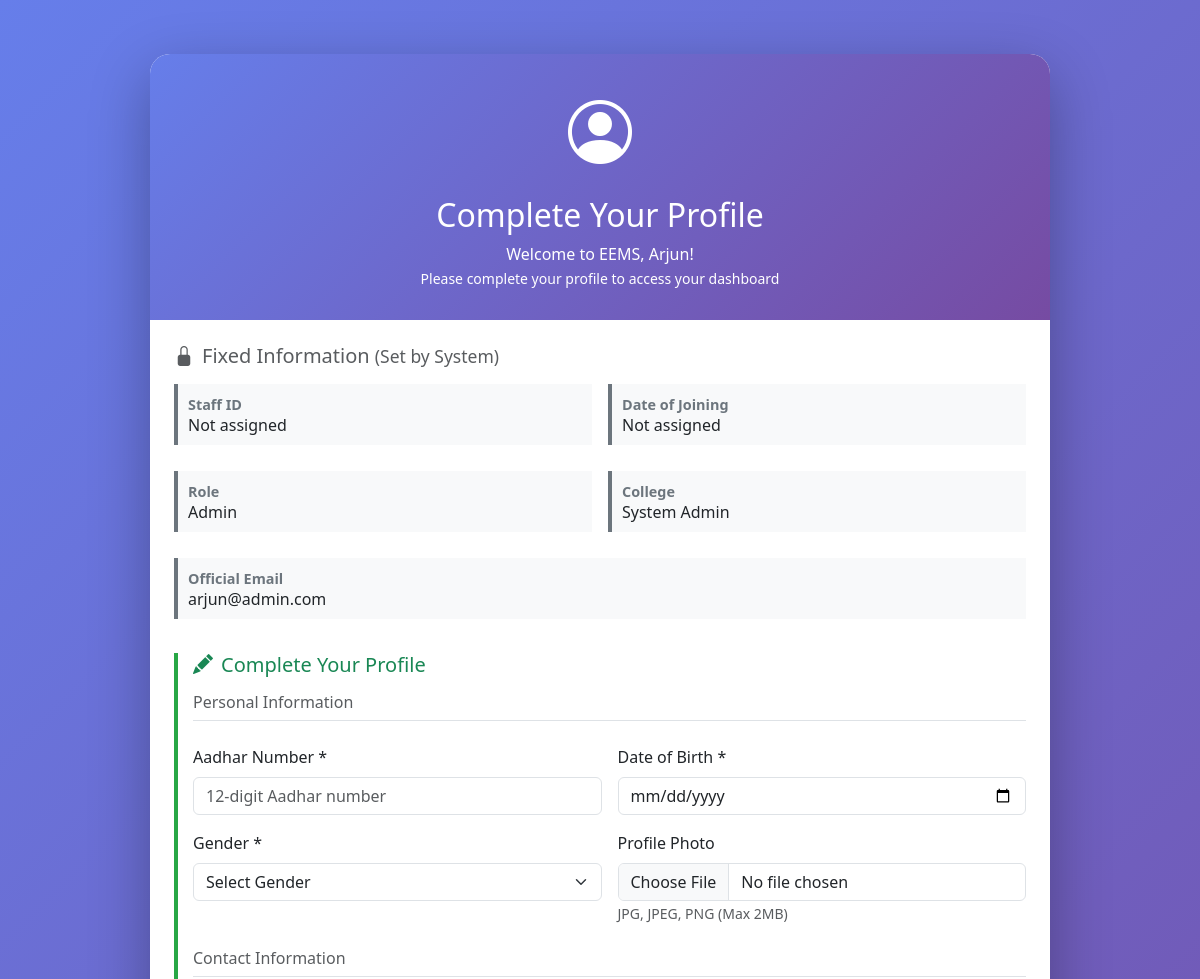
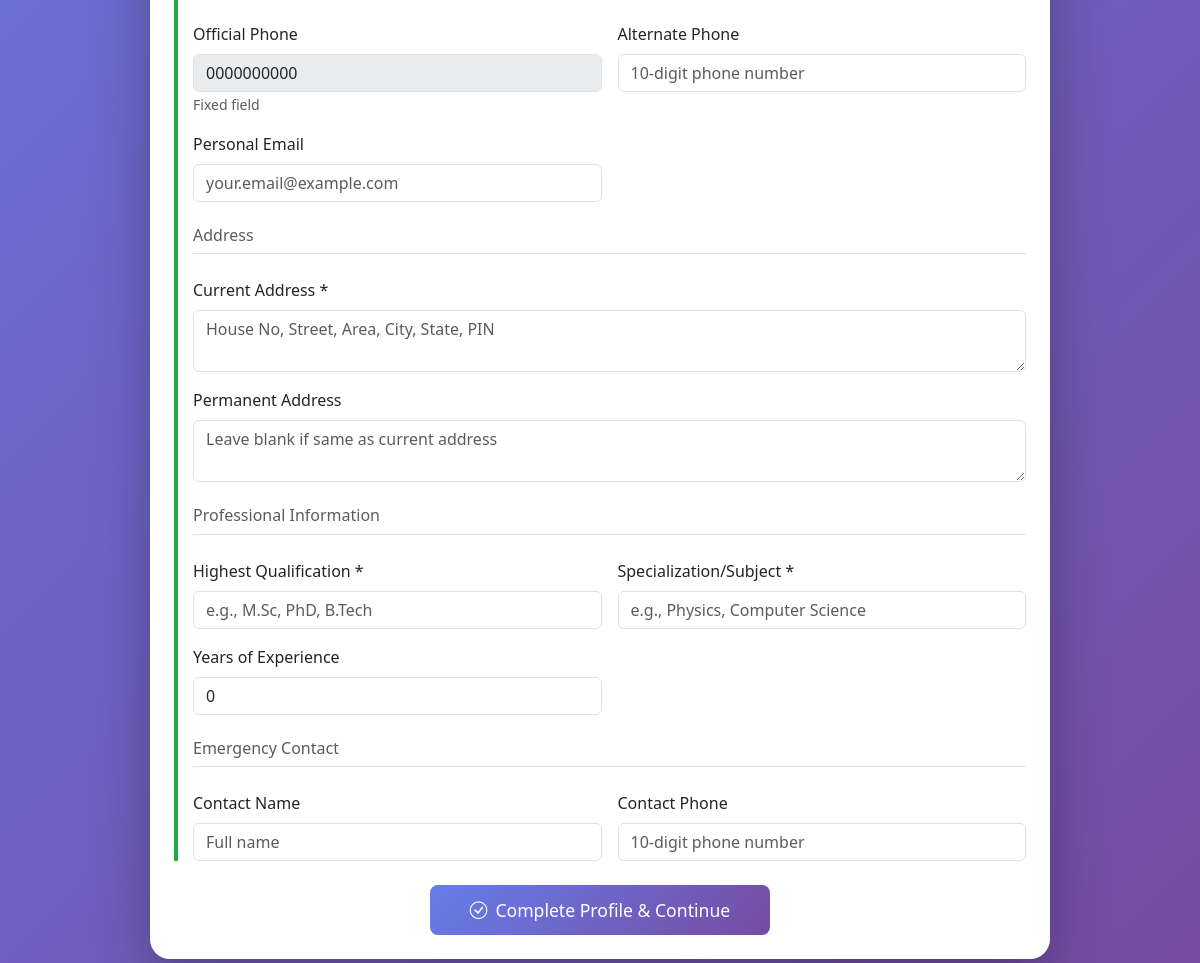
The page /my_profile.php (signed in) on the database its author committed (2 pictures, top to bottom).
### tables this page shows
CREATE TABLE `users` (
  `id` int(11) NOT NULL AUTO_INCREMENT,
  `name` varchar(255) NOT NULL,
  `gender` enum('male','female','other') DEFAULT NULL,
  `date_of_birth` date DEFAULT NULL,
  `post` enum('admin','principal','vice_principal','hod','teacher','faculty') NOT NULL,
  `designation` varchar(255) DEFAULT NULL,
  `college_name` varchar(255) NOT NULL,
  `college_id` int(11) DEFAULT NULL,
  `department_id` int(11) DEFAULT NULL,
  `department` varchar(100) DEFAULT NULL,
  `qualification` varchar(255) DEFAULT NULL,
  `experience` int(11) DEFAULT 0,
  `phone` varchar(20) NOT NULL,
  `employee_id` varchar(50) DEFAULT NULL,
  `email` varchar(255) NOT NULL,
  `profile_photo` varchar(500) DEFAULT NULL,
  `password` varchar(255) DEFAULT NULL,
  `status` enum('pending','verified','rejected') NOT NULL DEFAULT 'pending',
  `is_active` tinyint(1) DEFAULT 1,
  `created_at` timestamp NOT NULL DEFAULT current_timestamp(),
  `last_login` timestamp NULL DEFAULT NULL,
  `expertise_area` text DEFAULT NULL COMMENT 'JSON array',
  `latitude` decimal(10,8) DEFAULT NULL,
  `longitude` decimal(11,8) DEFAULT NULL,
  `last_profile_update` timestamp NULL DEFAULT NULL,
  `profile_completion` int(11) DEFAULT 0 COMMENT 'Percentage',
  `avg_rating` decimal(3,2) DEFAULT NULL,
  `rating_count` int(11) DEFAULT 0,
  `onboarding_completed_at` timestamp NULL DEFAULT NULL,
  `onboarding_step` int(11) DEFAULT 0,
  `profile_data` text DEFAULT NULL COMMENT 'JSON data for teacher profile',
  `address` text DEFAULT NULL COMMENT 'User residential address',
  `profile_completed` tinyint(1) DEFAULT 0 COMMENT 'Whether teacher completed onboarding',
  `raw_password` varchar(255) DEFAULT 'Welcome@123' COMMENT 'Plain text password for admin reference',
  `verified_by` int(11) DEFAULT NULL COMMENT 'User ID who verified this account',
  `staff_id` varchar(50) DEFAULT NULL COMMENT 'Unique staff ID (fixed)',
  `date_of_joining` date DEFAULT NULL COMMENT 'Joining date (fixed)',
  `personal_email` varchar(255) DEFAULT NULL COMMENT 'Personal email (editable)',
  `alternate_phone` varchar(20) DEFAULT NULL COMMENT 'Alternate phone (editable)',
  `current_address` text DEFAULT NULL COMMENT 'Current address (editable)',
  `permanent_address` text DEFAULT NULL COMMENT 'Permanent address (editable)',
  `aadhar_number` varchar(12) DEFAULT NULL COMMENT 'Aadhar number',
  `specialization` varchar(255) DEFAULT NULL COMMENT 'Specialization/Subject',
  `experience_years` int(11) DEFAULT 0 COMMENT 'Years of experience',
  `emergency_contact_name` varchar(255) DEFAULT NULL COMMENT 'Emergency contact name',
  `emergency_contact_phone` varchar(20) DEFAULT NULL COMMENT 'Emergency contact phone',
  PRIMARY KEY (`id`),
  UNIQUE KEY `email` (`email`),
  KEY `idx_college_id` (`college_id`),
  KEY `idx_verified_by` (`verified_by`),
  KEY `idx_staff_id` (`staff_id`),
  KEY `idx_users_college` (`college_id`),
  KEY `idx_users_dept` (`department_id`),
  KEY `idx_users_role` (`post`),
  CONSTRAINT `fk_user_college` FOREIGN KEY (`college_id`) REFERENCES `colleges` (`id`) ON DELETE SET NULL,
  CONSTRAINT `fk_users_college` FOREIGN KEY (`college_id`) REFERENCES `colleges` (`id`) ON DELETE SET NULL,
  CONSTRAINT `fk_users_dept` FOREIGN KEY (`department_id`) REFERENCES `departments` (`id`) ON DELETE SET NULL
);

### my_profile.php (the view, shortened to what this page needs)
<?php
require_once __DIR__ . '/config/db.php';
$currentUserId = $_SESSION['user_id'];
$userStmt = $pdo->prepare("
    SELECT
        name, email, phone, post, college_name, college_id,
        staff_id, date_of_joining,
        profile_completed, verified_by,
        personal_email, alternate_phone, current_address, permanent_address,
        aadhar_number, date_of_birth, gender,
        qualification, specialization, experience_years,
        emergency_contact_name, emergency_contact_phone,
        profile_photo
    FROM users
    WHERE id = ?
");
$userStmt->execute([$currentUserId]);
$user = $userStmt->fetch(PDO::FETCH_ASSOC);
$verifierName = 'System';
?>
<!DOCTYPE html>
<html lang="en">
<head>
    <link href="https://cdn.jsdelivr.net/npm/bootstrap@5.3.0/dist/css/bootstrap.min.css" rel="stylesheet">
    <link href="https://cdn.jsdelivr.net/npm/bootstrap-icons@1.11.1/font/bootstrap-icons.css" rel="stylesheet">
</head>
<body>
    <div class="container py-4">
        <div class="profile-card">
            <div class="profile-header text-center">
                <i class="bi bi-person-circle" style="font-size: 4rem;"></i>
                <h2 class="mt-3">Complete Your Profile</h2>
                <p class="mb-0">Welcome to EEMS, <?= htmlspecialchars($user['name']) ?>!</p>
                <small>Please complete your profile to access your dashboard</small>
            </div>
            <div class="p-4">
                <div class="mb-4">
                    <h5 class="text-muted mb-3">
                        <i class="bi bi-lock-fill me-2"></i>Fixed Information
                        <small class="text-muted">(Set by <?= htmlspecialchars($verifierName) ?>)</small>
                    </h5>
                    <div class="row g-3">
                        <div class="col-md-6">
                            <div class="fixed-field">
                                <div class="fixed-field-label">Staff ID</div>
                                <div class="h6 mb-0"><?= htmlspecialchars($user['staff_id'] ?? 'Not assigned') ?></div>
                            </div>
                        </div>
                        <div class="col-md-6">
                            <div class="fixed-field">
                                <div class="fixed-field-label">Date of Joining</div>
                                <div class="h6 mb-0"><?= $user['date_of_joining'] ? date('d M, Y', strtotime($user['date_of_joining'])) : 'Not assigned' ?></div>
                            </div>
                        </div>
                        <div class="col-md-6">
                            <div class="fixed-field">
                                <div class="fixed-field-label">Role</div>
                                <div class="h6 mb-0"><?= htmlspecialchars(ucwords(str_replace('_', ' ', $user['post']))) ?></div>
                            </div>
                        </div>
                        <div class="col-md-6">
                            <div class="fixed-field">
                                <div class="fixed-field-label">College</div>
                                <div class="h6 mb-0"><?= htmlspecialchars($user['college_name']) ?></div>
                            </div>
                        </div>
                        <div class="col-12">
                            <div class="fixed-field">
                                <div class="fixed-field-label">Official Email</div>
                                <div class="h6 mb-0"><?= htmlspecialchars($user['email']) ?></div>
                            </div>
                        </div>
                    </div>
                </div>
                <form method="POST" enctype="multipart/form-data">
                    <div class="editable-section">
                        <h5 class="text-success mb-3">
                            <i class="bi bi-pencil-fill me-2"></i>Complete Your Profile
                        </h5>
                        <div class="row g-3">
                            <div class="col-12">
                                <h6 class="text-muted border-bottom pb-2">Personal Information</h6>
                            </div>
                            <div class="col-md-6">
                                <label class="form-label">Aadhar Number *</label>
                                <input type="text" class="form-control" name="aadhar_number"
                                       pattern="\d{12}" maxlength="12" required
                                       value="<?= htmlspecialchars($user['aadhar_number'] ?? '') ?>"
                                       placeholder="12-digit Aadhar number">
                            </div>
                            <div class="col-md-6">
                                <label class="form-label">Date of Birth *</label>
                                <input type="date" class="form-control" name="date_of_birth" required
                                       value="<?= htmlspecialchars($user['date_of_birth'] ?? '') ?>"
                                       max="<?= date('Y-m-d', strtotime('-18 years')) ?>">
                            </div>
                            <div class="col-md-6">
                                <label class="form-label">Gender *</label>
                                <select class="form-select" name="gender" required>
                                    <option value="">Select Gender</option>
                                </select>
                            </div>
                            <div class="col-md-6">
                                <label class="form-label">Profile Photo</label>
                                <input type="file" class="form-control" name="profile_photo" accept="image/jpeg,image/jpg,image/png">
                                <small class="text-muted">JPG, JPEG, PNG (Max 2MB)</small>
                            </div>
                            <div class="col-12 mt-4">
                                <h6 class="text-muted border-bottom pb-2">Contact Information</h6>
                            </div>
                            <div class="col-md-6">
                                <label class="form-label">Official Phone</label>
                                <input type="text" class="form-control" value="<?= htmlspecialchars($user['phone'] ?? '') ?>" readonly disabled>
                                <small class="text-muted">Fixed field</small>
                            </div>
                            <div class="col-md-6">
                                <label class="form-label">Alternate Phone</label>
                                <input type="text" class="form-control" name="alternate_phone"
                                       pattern="\d{10}" maxlength="10"
                                       value="<?= htmlspecialchars($user['alternate_phone'] ?? '') ?>"
                                       placeholder="10-digit phone number">
                            </div>
                            <div class="col-md-6">
                                <label class="form-label">Personal Email</label>
                                <input type="email" class="form-control" name="personal_email"
                                       value="<?= htmlspecialchars($user['personal_email'] ?? '') ?>"
                                       placeholder="your.email@example.com">
                            </div>
                            <div class="col-12 mt-4">
                                <h6 class="text-muted border-bottom pb-2">Address</h6>
                            </div>
                            <div class="col-12">
                                <label class="form-label">Current Address *</label>
                                <textarea class="form-control" name="current_address" rows="2" required
                                          placeholder="House No, Street, Area, City, State, PIN"><?= htmlspecialchars($user['current_address'] ?? '') ?></textarea>
                            </div>
                            <div class="col-12">
                                <label class="form-label">Permanent Address</label>
                                <textarea class="form-control" name="permanent_address" rows="2"
                                          placeholder="Leave blank if same as current address"><?= htmlspecialchars($user['permanent_address'] ?? '') ?></textarea>
                            </div>
                            <div class="col-12 mt-4">
                                <h6 class="text-muted border-bottom pb-2">Professional Information</h6>
                            </div>
                            <div class="col-md-6">
                                <label class="form-label">Highest Qualification *</label>
                                <input type="text" class="form-control" name="qualification" required
                                       value="<?= htmlspecialchars($user['qualification'] ?? '') ?>"
                                       placeholder="e.g., M.Sc, PhD, B.Tech">
                            </div>
                            <div class="col-md-6">
                                <label class="form-label">Specialization/Subject *</label>
                                <input type="text" class="form-control" name="specialization" required
                                       value="<?= htmlspecialchars($user['specialization'] ?? '') ?>"
                                       placeholder="e.g., Physics, Computer Science">
                            </div>
                            <div class="col-md-6">
                                <label class="form-label">Years of Experience</label>
                                <input type="number" class="form-control" name="experience_years" min="0" max="50"
                                       value="<?= (int)($user['experience_years'] ?? 0) ?>"
                                       placeholder="Total years of experience">
                            </div>
                            <div class="col-12 mt-4">
                                <h6 class="text-muted border-bottom pb-2">Emergency Contact</h6>
                            </div>
                            <div class="col-md-6">
                                <label class="form-label">Contact Name</label>
                                <input type="text" class="form-control" name="emergency_contact_name"
                                       value="<?= htmlspecialchars($user['emergency_contact_name'] ?? '') ?>"
                                       placeholder="Full name">
                            </div>
                            <div class="col-md-6">
                                <label class="form-label">Contact Phone</label>
                                <input type="text" class="form-control" name="emergency_contact_phone"
                                       pattern="\d{10}" maxlength="10"
                                       value="<?= htmlspecialchars($user['emergency_contact_phone'] ?? '') ?>"
                                       placeholder="10-digit phone number">
                            </div>
                        </div>
                    </div>
                    <div class="text-center mt-4">
                        <button type="submit" class="btn btn-primary btn-complete btn-lg">
                            <i class="bi bi-check-circle me-2"></i>Complete Profile & Continue
                        </button>
                    </div>
                </form>
            </div>
        </div>
    </div>
</body>
</html>

### my_profile.php (style rules this page uses)
body { background: linear-gradient(135deg, #667eea 0%, #764ba2 100%); min-height: 100vh; font-family: 'Segoe UI', Tahoma, Geneva, Verdana, sans-serif; }
.profile-card { background: white; border-radius: 20px; box-shadow: 0 20px 60px rgba(0,0,0,0.3); max-width: 900px; margin: 30px auto; }
.profile-header { background: linear-gradient(135deg, #667eea 0%, #764ba2 100%); color: white; padding: 30px; border-radius: 20px 20px 0 0; }
.fixed-field { background-color: #f8f9fa; border-left: 4px solid #6c757d; padding: 10px; margin-bottom: 10px; }
.fixed-field-label { font-weight: 600; color: #6c757d; font-size: 0.9rem; }
.editable-section { border-left: 4px solid #28a745; padding-left: 15px; margin-bottom: 20px; }
.btn-complete { background: linear-gradient(135deg, #667eea 0%, #764ba2 100%); border: none; padding: 12px 40px; font-size: 1.1rem; }

### rows shown on the page
users: name "Arjun", staff "Not assigned", post "Admin", college_name "System Admin", email "arjun@admin.com", phone "0000000000", experience_years "0"

### other values the page prints
$verifierName "System"
